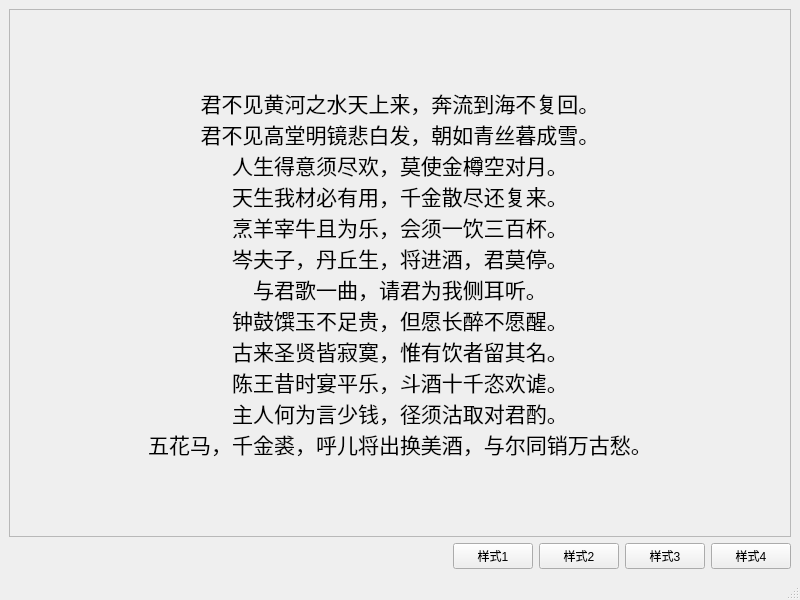
<?xml version="1.0" encoding="UTF-8"?>
<ui version="4.0">
 <class>MainWindow</class>
 <widget class="QMainWindow" name="MainWindow">
  <property name="geometry">
   <rect>
    <x>0</x>
    <y>0</y>
    <width>800</width>
    <height>600</height>
   </rect>
  </property>
  <property name="windowTitle">
   <string>MainWindow</string>
  </property>
  <widget class="QWidget" name="centralwidget">
   <layout class="QVBoxLayout" name="verticalLayout">
    <item>
     <widget class="QFrame" name="frame">
      <property name="sizePolicy">
       <sizepolicy hsizetype="Preferred" vsizetype="Expanding">
        <horstretch>0</horstretch>
        <verstretch>0</verstretch>
       </sizepolicy>
      </property>
      <property name="frameShape">
       <enum>QFrame::StyledPanel</enum>
      </property>
      <property name="frameShadow">
       <enum>QFrame::Raised</enum>
      </property>
      <layout class="QVBoxLayout" name="verticalLayout_2">
       <item>
        <widget class="QLabel" name="label">
         <property name="font">
          <font>
           <pointsize>16</pointsize>
          </font>
         </property>
         <property name="styleSheet">
          <string notr="true"/>
         </property>
         <property name="text">
          <string>君不见黄河之水天上来，奔流到海不复回。
君不见高堂明镜悲白发，朝如青丝暮成雪。
人生得意须尽欢，莫使金樽空对月。
天生我材必有用，千金散尽还复来。
烹羊宰牛且为乐，会须一饮三百杯。
岑夫子，丹丘生，将进酒，君莫停。
与君歌一曲，请君为我侧耳听。
钟鼓馔玉不足贵，但愿长醉不愿醒。
古来圣贤皆寂寞，惟有饮者留其名。
陈王昔时宴平乐，斗酒十千恣欢谑。
主人何为言少钱，径须沽取对君酌。
五花马，千金裘，呼儿将出换美酒，与尔同销万古愁。</string>
         </property>
         <property name="alignment">
          <set>Qt::AlignCenter</set>
         </property>
        </widget>
       </item>
      </layout>
     </widget>
    </item>
    <item>
     <layout class="QHBoxLayout" name="horizontalLayout">
      <item>
       <spacer name="horizontalSpacer">
        <property name="orientation">
         <enum>Qt::Horizontal</enum>
        </property>
        <property name="sizeHint" stdset="0">
         <size>
          <width>40</width>
          <height>20</height>
         </size>
        </property>
       </spacer>
      </item>
      <item>
       <widget class="QPushButton" name="styleButton">
        <property name="text">
         <string>样式1</string>
        </property>
       </widget>
      </item>
      <item>
       <widget class="QPushButton" name="style2Button">
        <property name="text">
         <string>样式2</string>
        </property>
       </widget>
      </item>
      <item>
       <widget class="QPushButton" name="style3Button">
        <property name="text">
         <string>样式3</string>
        </property>
       </widget>
      </item>
      <item>
       <widget class="QPushButton" name="pushButton">
        <property name="text">
         <string>样式4</string>
        </property>
       </widget>
      </item>
     </layout>
    </item>
   </layout>
  </widget>
  <widget class="QMenuBar" name="menubar">
   <property name="geometry">
    <rect>
     <x>0</x>
     <y>0</y>
     <width>800</width>
     <height>24</height>
    </rect>
   </property>
  </widget>
  <widget class="QStatusBar" name="statusbar"/>
 </widget>
 <resources/>
 <connections/>
</ui>
